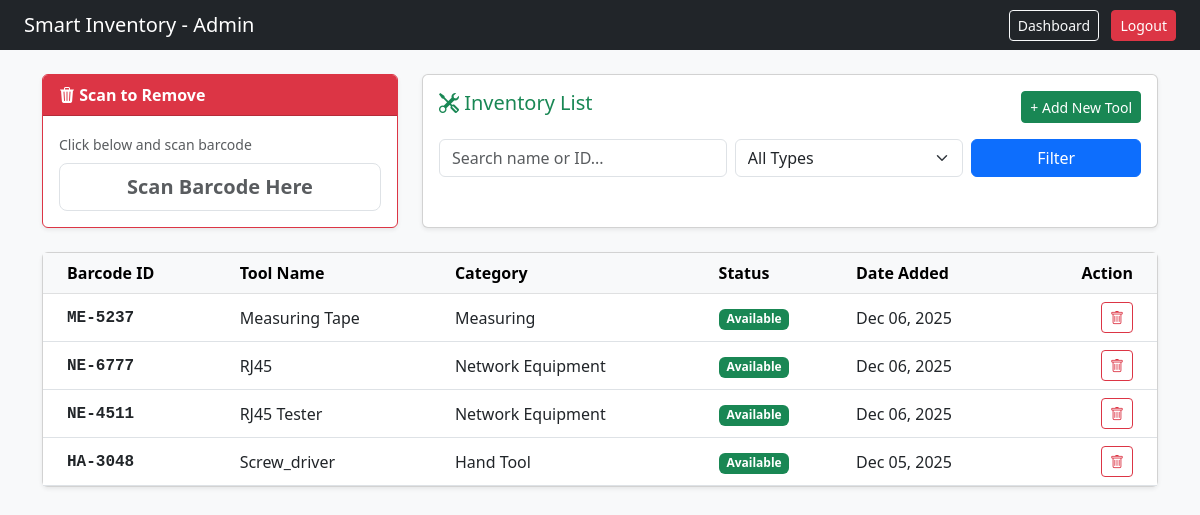
Page /inventory.php (signed in) on the earlier database version.
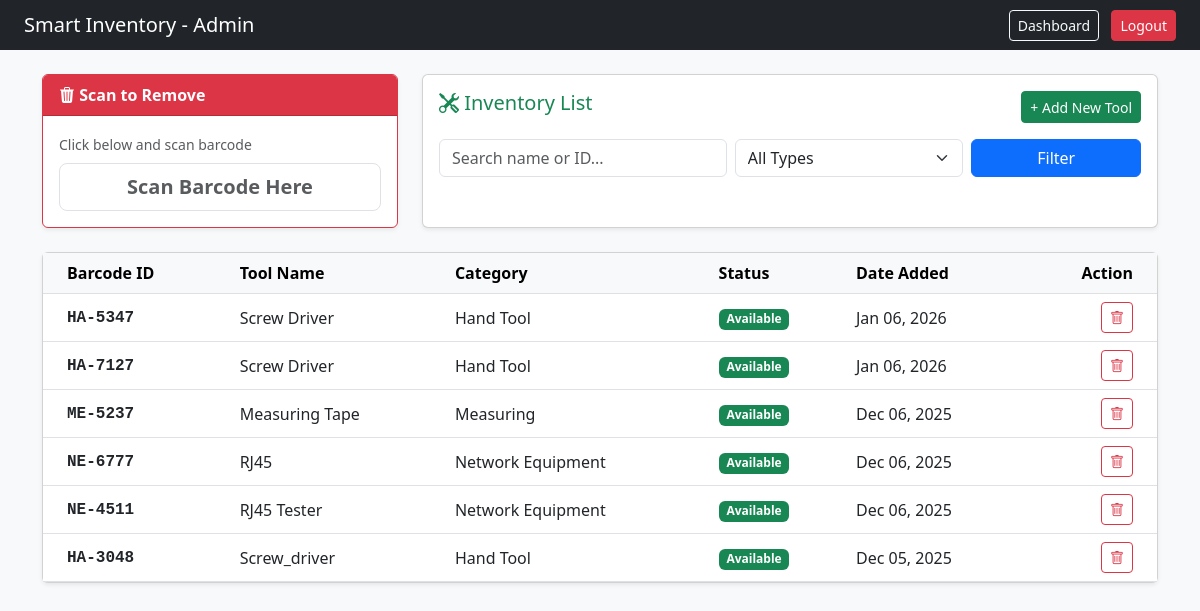
Same page on the later database version.
### tables this page shows
CREATE TABLE `tools` (
  `tool_id` int(11) NOT NULL,
  `barcode` varchar(50) NOT NULL,
  `tool_name` varchar(100) NOT NULL,
  `category` varchar(50) NOT NULL,
  `status` enum('Available','Borrowed','Maintenance','Lost') DEFAULT 'Available',
  `created_at` timestamp NOT NULL DEFAULT current_timestamp()
);

### inventory.php (the view, shortened to what the changed rows need)
<?php
include "db_conn.php";
$sql = "SELECT * FROM tools WHERE 1=1";
$sql .= " ORDER BY created_at DESC";
$result = mysqli_query($conn, $sql);
?>
<!DOCTYPE html>
<html>
<head>
    <link href="https://cdn.jsdelivr.net/npm/bootstrap@5.3.0/dist/css/bootstrap.min.css" rel="stylesheet">
    <link rel="stylesheet" href="https://cdn.jsdelivr.net/npm/bootstrap-icons@1.10.0/font/bootstrap-icons.css">
</head>
<body class="bg-light">
    <div class="container mt-4">
        <div class="card shadow-sm mt-4">
            <div class="card-body p-0">
                <table class="table table-hover mb-0 align-middle">
                    <thead class="table-light">
                        <tr>
                            <th class="ps-4">Barcode ID</th>
                            <th>Tool Name</th>
                            <th>Category</th>
                            <th>Status</th>
                            <th>Date Added</th>
                            <th class="text-end pe-4">Action</th>
                        </tr>
                    </thead>
                    <tbody>
                        <?php
                        if (mysqli_num_rows($result) > 0) {
                            while ($row = mysqli_fetch_assoc($result)) {
                                $status_color = 'success';
                        ?>
                            <tr>
                                <td class="ps-4 fw-bold font-monospace"><?php echo $row['barcode']; ?></td>
                                <td><?php echo $row['tool_name']; ?></td>
                                <td><?php echo $row['category']; ?></td>
                                <td><span class="badge bg-<?php echo $status_color; ?>"><?php echo $row['status']; ?></span></td>
                                <td><?php echo date('M d, Y', strtotime($row['created_at'])); ?></td>
                                <td class="text-end pe-4">
                                    <a href="tool_action.php?delete_id=<?php echo $row['tool_id']; ?>"
                                       class="btn btn-sm btn-outline-danger"
                                       onclick="return confirm('Are you sure you want to permanently remove this tool?');">
                                        <i class="bi bi-trash"></i>
                                    </a>
                                </td>
                            </tr>
                        <?php
                            }
                        } else {
                            echo "<tr><td colspan='6' class='text-center py-4 text-muted'>No tools found matching your filters.</td></tr>";
                        }
                        ?>
                    </tbody>
                </table>
            </div>
        </div>
    </div>
</body>
</html>

Differences in the rows shown:
added tools: barcode "HA-5347", tool_name "Screw Driver", category "Hand Tool", status "Available", created_at "Jan 06, 2026"
added tools: barcode "HA-7127", tool_name "Screw Driver", category "Hand Tool", status "Available", created_at "Jan 06, 2026"
